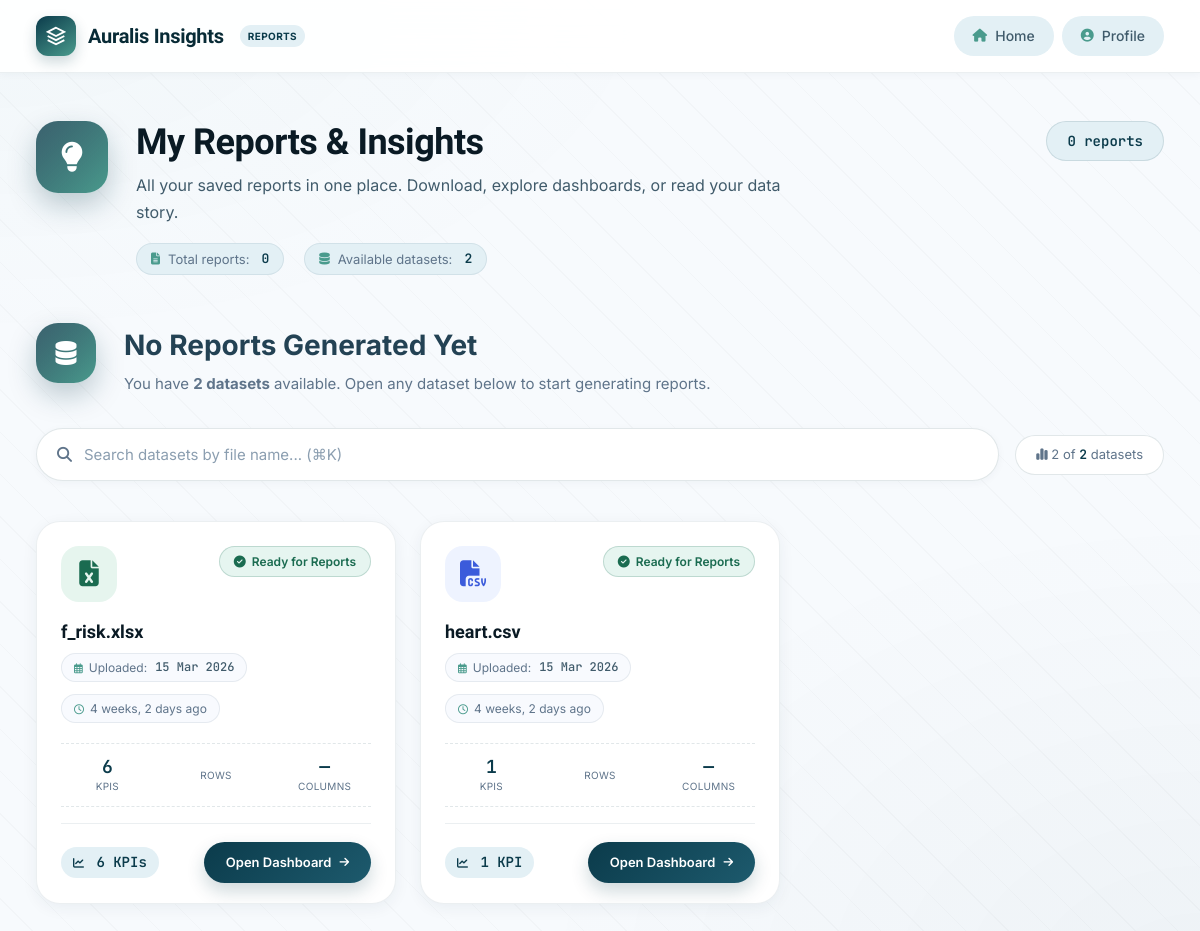
/my-reports/ (signed in), run on an earlier commit of the app's database.
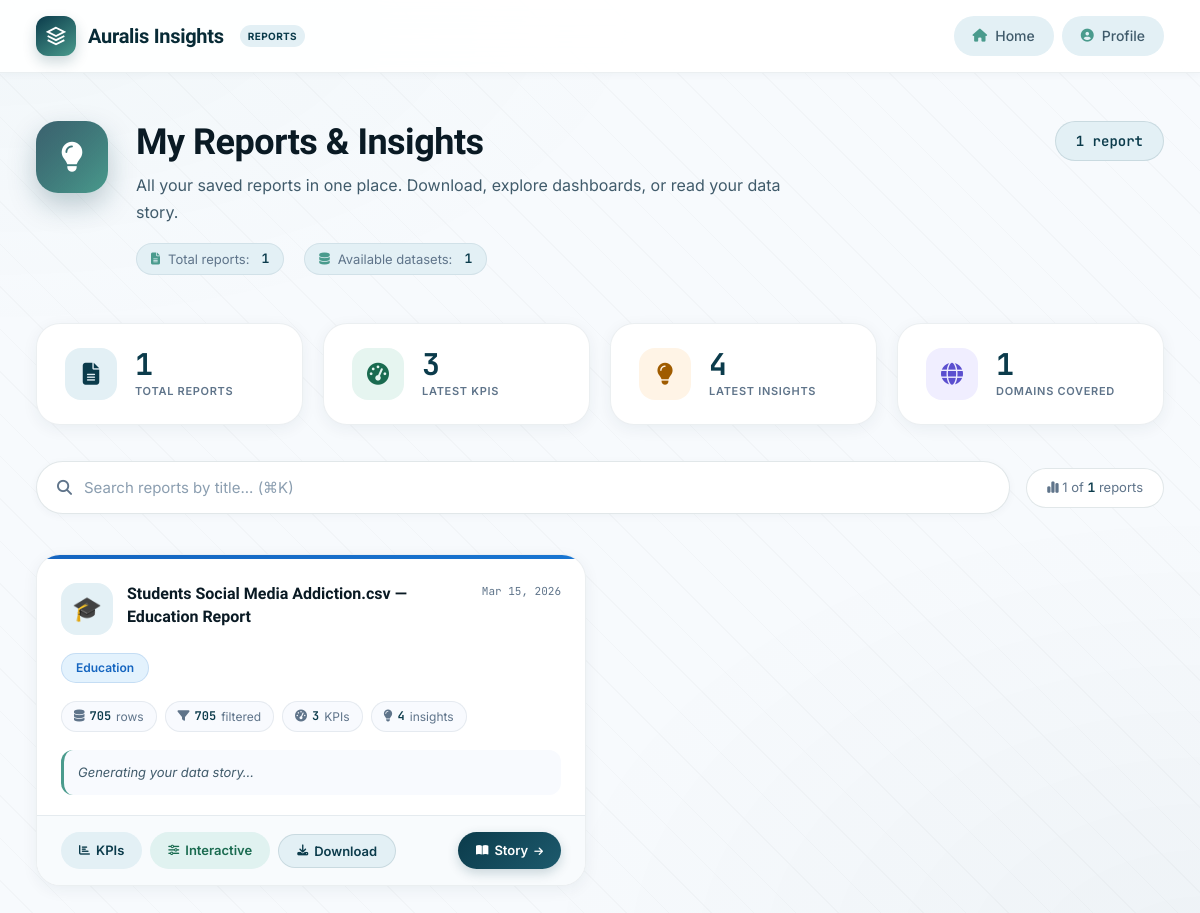
And on a later commit of the database.
### data_preparation/models.py (models this page shows, shortened)
class Dataset(models.Model):
    user = models.ForeignKey(CustomUser, on_delete=models.CASCADE)
    file = models.FileField(upload_to="datasets/", null=True, blank=True)
    file_name = models.CharField(max_length=255)
    uploaded_at = models.DateTimeField(auto_now_add=True)
    is_processed = models.BooleanField(default=False)
    parent_dataset = models.ForeignKey(
        "self",
        null=True,
        blank=True,
        on_delete=models.SET_NULL,
        related_name="prepared_versions"
    )
    status = models.CharField(
        max_length=20,
        choices=[
            ("original", "Original"),
            ("prepared", "Prepared")
        ],
        default="original"
    )

### kpi_engine/models.py (models this page shows, shortened)
class SavedReport(models.Model):
    DOMAIN_CHOICES = [
        ('education', 'Education'),
        ('health',    'Health'),
        ('finance',   'Finance'),
        ('sales',     'Sales'),
        ('hr',        'Human Resources'),
        ('generic',   'Generic'),
    ]
    analysis_result = models.ForeignKey(
        AnalysisResult,
        on_delete=models.CASCADE,
        related_name='saved_reports',
    )
    title         = models.CharField(max_length=200, default='Untitled Report')
    domain        = models.CharField(max_length=50, choices=DOMAIN_CHOICES, default='generic')
    total_rows    = models.IntegerField(default=0)
    filtered_rows = models.IntegerField(default=0)
    kpi_count     = models.IntegerField(default=0)
    insight_count = models.IntegerField(default=0)
    narrative     = models.TextField(blank=True, default='')
    created_at    = models.DateTimeField(auto_now_add=True)
    class Meta:
        ordering = ['-created_at']

class AnalysisResult(models.Model):
    cleaning_report = models.OneToOneField(
        CleaningReport,
        on_delete=models.CASCADE,
        related_name='analysis_result',
    )
    result_json  = models.JSONField(default=dict)
    domain       = models.CharField(max_length=50, default='generic')
    created_at   = models.DateTimeField(auto_now=True)  # updates on every save
    class Meta:
        ordering = ['-created_at']

### datacleaning/models.py (models this page shows, shortened)
class CleaningReport(models.Model):
    GRADE_CHOICES = [
        ('A', 'A'), ('B', 'B'), ('C', 'C'), ('D', 'D'), ('F', 'F'),
    ]
    DOMAIN_CHOICES = [
        ('education',  'Education'),
        ('health',     'Health'),
        ('finance',    'Finance'),
        ('sales',      'Sales'),
        ('hr',         'Human Resources'),
        ('generic',    'Generic'),
    ]
    dataset         = models.ForeignKey(Dataset, on_delete=models.CASCADE, related_name='cleaning_reports')
    cleaned_file    = models.FileField(upload_to='cleaned/', null=True, blank=True)
    report_json     = models.JSONField(default=dict)
    domain          = models.CharField(max_length=50, choices=DOMAIN_CHOICES, default='generic')
    quality_grade   = models.CharField(max_length=2,  choices=GRADE_CHOICES,  default='F')
    quality_score   = models.FloatField(default=0.0)
    created_at      = models.DateTimeField(auto_now_add=True)
    class Meta:
        ordering = ['-created_at']

### kpi_engine/views.py (the view)
# urls.py: path('my-reports/',                         views.my_reports_list,          name='my_reports_list'),
def my_reports_list(request):
    from .models import SavedReport
    user_id = get_user_id(request)
    if not user_id:
        return redirect('login')
    reports = SavedReport.objects.filter(
        analysis_result__cleaning_report__dataset__user_id=user_id
    ).select_related(
        'analysis_result',
        'analysis_result__cleaning_report',
        'analysis_result__cleaning_report__dataset',
    ).order_by('-created_at')
    all_datasets = Dataset.objects.filter(user_id=user_id).order_by('-id')
    datasets = []
    for ds in all_datasets:
        try:
            ar = AnalysisResult.objects.get(cleaning_report__dataset=ds)
            ds.has_analysis       = True
            ds.analysis_result_id = ar.id
            ds.kpi_count          = len(ar.result_json.get('kpis', []))
            ds.is_processed       = True   # has a cleaning report → processed
        except AnalysisResult.DoesNotExist:
            ds.has_analysis       = False
            ds.analysis_result_id = None
            ds.kpi_count          = 0
            ds.is_processed = CleaningReport.objects.filter(dataset=ds).exists()
        datasets.append(ds)
    context = {
        'reports':       reports,
        'total':         reports.count(),
        'domain_counts': _domain_counts(reports),
        'datasets':      datasets,   # ← always present; empty list when no datasets at all
    }
    return render(request, 'kpi_engine/my_reports.html', context)

### kpi_engine/views.py (called while the page is built)
def get_user_id(request):
    return request.session.get('user_id', None)

def _domain_counts(reports):
    counts = {}
    for r in reports:
        counts[r.domain] = counts.get(r.domain, 0) + 1
    return counts

### templates/kpi_engine/my_reports.html (shortened to what the changed rows need)
<!DOCTYPE html>
<html lang="en">
<head>
<link rel="stylesheet" href="https://cdnjs.cloudflare.com/ajax/libs/font-awesome/6.5.0/css/all.min.css">
</head>
<body>
<div class="page-wrap">
  <div class="page-header">
    <div class="page-header-content">
      <div class="page-header-icon"><i class="fas fa-lightbulb"></i></div>
      <div class="page-header-text">
        <h1>My Reports & Insights</h1>
        <p class="page-header-description">
        </p>
        <div class="page-header-meta">
          <span class="meta-item">
            <i class="fas fa-file-alt"></i> Total reports: <strong>{{ total }}</strong>
          </span>
          <span class="meta-item">
            <i class="fas fa-database"></i> Available datasets: <strong>{{ datasets|length|default:0 }}</strong>
          </span>
        </div>
      </div>
      <span class="count-badge">{{ total }} report{{ total|pluralize }}</span>
    </div>
  </div>
  {% if reports %}
  <div class="summary-row">
    <div class="summary-card">
      <div class="summary-icon blue"><i class="fas fa-file-alt"></i></div>
      <div>
        <div class="summary-num">{{ total }}</div>
        <div class="summary-label">Total Reports</div>
      </div>
    </div>
    <div class="summary-card">
      <div class="summary-icon green"><i class="fas fa-tachometer-alt"></i></div>
      <div>
        <div class="summary-num">{{ reports.0.kpi_count|default:"—" }}</div>
        <div class="summary-label">Latest KPIs</div>
      </div>
    </div>
    <div class="summary-card">
      <div class="summary-icon orange"><i class="fas fa-lightbulb"></i></div>
      <div>
        <div class="summary-num">{{ reports.0.insight_count|default:"—" }}</div>
        <div class="summary-label">Latest Insights</div>
      </div>
    </div>
    <div class="summary-card">
      <div class="summary-icon purple"><i class="fas fa-globe"></i></div>
      <div>
        <div class="summary-num">{{ domain_counts|length }}</div>
        <div class="summary-label">Domains Covered</div>
      </div>
    </div>
  </div>
  <div class="search-section">
    <div class="search-container">
      <div class="search-box-wrapper">
        <div class="search-box">
          <i class="fas fa-search"></i>
          <input type="text" id="reportSearch" placeholder="Search reports by title... (⌘K)" autocomplete="off">
        </div>
      </div>
      <div class="search-stats">
        <i class="fas fa-chart-simple"></i> <span id="visibleCount">{{ reports|length }}</span> of <strong>{{ reports|length }}</strong> reports
      </div>
    </div>
  </div>
  <div class="reports-grid" id="reportsGrid">
    {% for rpt in reports %}
    <div class="report-card"
         data-name="{{ rpt.title|lower }}"
         data-domain="{{ rpt.domain|lower }}">
      <div class="report-card-accent accent-{{ rpt.domain|lower }}"></div>
      <div class="report-card-body">
        <div class="report-card-top">
          <div class="report-domain-icon">
            {% if rpt.domain == 'finance' %}💰
            {% elif rpt.domain == 'health' %}🏥
            {% elif rpt.domain == 'education' %}🎓
            {% elif rpt.domain == 'sales' %}🛒
            {% elif rpt.domain == 'hr' %}👥
            {% else %}📊{% endif %}
          </div>
          <div class="report-title">{{ rpt.title }}</div>
          <div style="text-align:right;flex-shrink:0;">
            <div class="report-date">{{ rpt.created_at|date:"M d, Y" }}</div>
          </div>
        </div>
        <span class="domain-pill domain-{{ rpt.domain|lower }}">
          {{ rpt.analysis_result.cleaning_report.get_domain_display }}
        </span>
        <div class="report-stats">
          <div class="report-stat"><i class="fas fa-database"></i><strong>{{ rpt.total_rows|default:0 }}</strong> rows</div>
          <div class="report-stat"><i class="fas fa-filter"></i><strong>{{ rpt.filtered_rows|default:0 }}</strong> filtered</div>
          <div class="report-stat"><i class="fas fa-tachometer-alt"></i><strong>{{ rpt.kpi_count }}</strong> KPIs</div>
          <div class="report-stat"><i class="fas fa-lightbulb"></i><strong>{{ rpt.insight_count }}</strong> insights</div>
        </div>
        {% if rpt.narrative %}
          <div class="report-narrative">{{ rpt.narrative }}</div>
        {% else %}
          <div class="no-narrative"><i class="fas fa-info-circle"></i> No narrative captured</div>
        {% endif %}
      </div>
      <div class="report-card-footer">
        <a href="{% url 'dashboard' rpt.analysis_result.id %}" class="action-btn action-view">
          <i class="fas fa-chart-bar"></i> KPIs
        </a>
        <a href="{% url 'interactive_dashboard' rpt.analysis_result.id %}" class="action-btn action-interactive">
          <i class="fas fa-sliders-h"></i> Interactive
        </a>
        <button class="action-btn action-download-trigger"
                id="trigger-{{ rpt.analysis_result.id }}"
                onclick="downloadReport('{{ rpt.analysis_result.id }}','{{ rpt.title|escapejs }}')"
                title="Download PDF Report">
          <i class="fas fa-download"></i> Download
        </button>
        <a href="{% url 'report_story' rpt.id %}" class="action-btn action-story">
          <i class="fas fa-book-open"></i> Story <i class="fas fa-arrow-right arrow"></i>
        </a>
      </div>
    </div>
    {% endfor %}
  </div>
  {% else %}
  {% if datasets %}
  <div style="margin-bottom: 32px;">
    <div class="page-header-content" style="margin-bottom: 16px;">
      <div class="page-header-icon" style="width: 60px; height: 60px; font-size: 24px;">
        <i class="fas fa-database"></i>
      </div>
      <div class="page-header-text">
        <h1 style="font-size: 28px; margin-bottom: 4px;">No Reports Generated Yet</h1>
        <p style="font-size: 15px; color: var(--text-muted);">
          {% if datasets|length == 1 %}
            {% with ds=datasets.0 %}
              {% if ds.has_analysis %}
                Your dataset is ready! Open the <strong>Interactive Dashboard</strong> and click <strong>Generate Report</strong> to create your first report.
              {% elif ds.is_processed %}
                Your dataset has been cleaned but needs analysis. Open it below to run analysis first.
              {% else %}
                Your dataset needs to be cleaned. Open it below to get started.
              {% endif %}
            {% endwith %}
          {% else %}
            You have <strong>{{ datasets|length }} datasets</strong> available. Open any dataset below to start generating reports.
          {% endif %}
        </p>
      </div>
    </div>
  </div>
  <div class="search-section">
    <div class="search-container">
      <div class="search-box-wrapper">
        <div class="search-box">
          <i class="fas fa-search"></i>
          <input type="text" id="dsSearch" placeholder="Search datasets by file name... (⌘K)" autocomplete="off">
        </div>
      </div>
      <div class="search-stats">
        <i class="fas fa-chart-simple"></i> <span id="dsVisibleCount">{{ datasets|length }}</span> of <strong>{{ datasets|length }}</strong> datasets
      </div>
    </div>
  </div>
  <div class="datasets-grid" id="datasetsGrid">
    {% for ds in datasets %}
    <div class="ds-card" data-name="{{ ds.file_name|lower }}">
      <div class="ds-card-top">
        <div class="ds-file-icon
          {% if ds.file_name|slice:'-5:' == '.xlsx' or ds.file_name|slice:'-4:' == '.xls' %}excel
          {% elif ds.file_name|slice:'-4:' == '.csv' %}csv{% endif %}">
          {% if ds.file_name|slice:"-5:" == ".xlsx" or ds.file_name|slice:"-4:" == ".xls" %}
            <i class="fas fa-file-excel"></i>
          {% else %}
            <i class="fas fa-file-csv"></i>
          {% endif %}
        </div>
        {% if ds.has_analysis %}
          <span class="ds-status-badge badge-ready"><i class="fas fa-check-circle"></i> Ready for Reports</span>
        {% elif ds.is_processed %}
          <span class="ds-status-badge badge-no-analysis"><i class="fas fa-exclamation-circle"></i> Analysis Pending</span>
        {% else %}
          <span class="ds-status-badge badge-pending"><i class="fas fa-clock"></i> Cleaning Needed</span>
        {% endif %}
      </div>
      <div class="ds-name" title="{{ ds.file_name }}">{{ ds.file_name }}</div>
      <div class="ds-meta-grid">
        <span class="ds-meta-item">
          <i class="far fa-calendar-alt"></i> Uploaded: <strong>{{ ds.uploaded_at|date:"d M Y" }}</strong>
        </span>
        <span class="ds-meta-item">
          <i class="far fa-clock"></i> {{ ds.uploaded_at|timesince }} ago
        </span>
      </div>
      {% if ds.has_analysis %}
      <div class="ds-stats-preview">
        <div class="stat-preview-item">
          <div class="stat-preview-value">{{ ds.kpi_count|default:"—" }}</div>
          <div class="stat-preview-label">KPIs</div>
        </div>
        <div class="stat-preview-item">
          <div class="stat-preview-label">Rows</div>
        </div>
        <div class="stat-preview-item">
          <div class="stat-preview-value">{{ ds.column_count|default:"—" }}</div>
          <div class="stat-preview-label">Columns</div>
        </div>
      </div>
      {% endif %}
      <div class="ds-card-footer">
        {% if ds.has_analysis %}
          <div class="ds-kpi-count">
            <i class="fas fa-chart-line" style="font-size: 11px; margin-right: 4px;"></i>
            {{ ds.kpi_count }} KPI{{ ds.kpi_count|pluralize }}
          </div>
          <a href="{% url 'interactive_dashboard' ds.analysis_result_id %}" class="btn-action btn-primary">
            Open Dashboard <i class="fas fa-arrow-right"></i>
          </a>
        {% endif %}
      </div>
    </div>
    {% endfor %}
  </div>
  {% endif %}
  {% endif %}
</div>
</body>
</html>

What changed in the data, as far as the page shows it:
removed Dataset: shows "Ready for Reports", file_name "f_risk.xlsx", uploaded_at "15 Mar 2026", uploaded_at "4 weeks, 2 days", kpi_count "6", column_count "—"
removed Dataset: shows "Ready for Reports", file_name "heart.csv", uploaded_at "15 Mar 2026", uploaded_at "4 weeks, 2 days", kpi_count "1", column_count "—"
added SavedReport: kpi_count "3", insight_count "4", title "Students Social Media Addiction.csv — Education Report", created_at "Mar 15, 2026", analysis_result.cleaning_report.domain "Education", total_rows "705", filtered_rows "705", narrative "Generating your data story…"
Also different on the page:
{{ total }}: "0" → "1"
{{ datasets|length|default:0 }}: "2" → "1"
{{ total }}: (not shown) → "1"
{{ domain_counts|length }}: (not shown) → "1"
{{ reports|length }}: (not shown) → "1"
{{ datasets|length }}: "2" → (not shown)
text no longer shown: "No Reports Generated Yet You have datasets available. Open any dataset below to start generating reports. datasets"
text now shown: "TOTAL REPORTS LATEST KPIS LATEST INSIGHTS DOMAINS COVERED reports"
